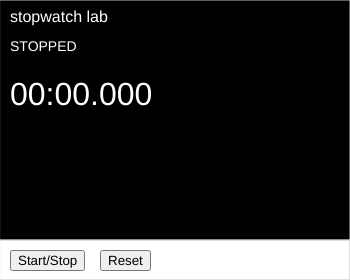
Frame 1 (no input)
Frame 60 (no input): identical to frame 1, image omitted
Frame 120 (the mouse pressed at the canvas centre since frame 60): identical to frame 1, image omitted

The p5.js sketch that drew this single still picture (run headless with seeded random() and noise() and a simulated clock; from frame 60 on, the mouse is pressed at the canvas centre):

// p5.js sketch
// ── sketch.js
// Stopwatch simulation using p5.js
let canvasWidth = 350;
let drawHeight = 240;
let controlHeight = 40;
let canvasHeight = drawHeight + controlHeight;
let defaultTextSize = 24;
let timeTextSize = 36;
let margin = 50;

// Stopwatch state
let isRunning = false;
let startTime = 0;
let elapsedTime = 0;
let lastTime = 0;

// Button states
let startStopButton;
let resetButton;
let lastButtonPress = 0;
const DEBOUNCE_TIME = 250;

function setup() {
  const canvas = createCanvas(canvasWidth, canvasHeight);
  var mainElement = document.querySelector('main');
  canvas.parent(mainElement);

  // Create start/stop button
  startStopButton = createButton("Start/Stop");
  startStopButton.position(10, drawHeight + 10);
  startStopButton.mousePressed(handleStartStop);

  // Create reset button
  resetButton = createButton("Reset");
  resetButton.position(100, drawHeight + 10);
  resetButton.mousePressed(handleReset);
}

function draw() {
  // Draw OLED display background (black)
  fill(0);
  stroke('silver');
  rect(0, 0, canvasWidth, drawHeight);

  // Controls region background
  fill('white');
  rect(0, drawHeight, canvasWidth, controlHeight);

  // Draw OLED display content
  drawOLEDContent();

  // Update elapsed time if running
  if (isRunning) {
    elapsedTime = lastTime + (millis() - startTime);
  }
}

function drawOLEDContent() {
  // Display title
  fill(255); // White text
  noStroke();
  textSize(16);
  textAlign(LEFT, TOP);
  text("stopwatch lab", 10, 10);

  // Display state
  textSize(14);
  text(isRunning ? "RUNNING" : "STOPPED", 10, 40);

  // Display time
  textSize(32);
  text(formatTime(elapsedTime), 10, 80);
}

function formatTime(ms) {
  let totalSeconds = floor(ms / 1000);
  let minutes = floor(totalSeconds / 60);
  let seconds = totalSeconds % 60;
  let milliseconds = floor((ms % 1000));
  
  return `${nf(minutes, 2)}:${nf(seconds, 2)}.${nf(milliseconds, 3)}`;
}

function handleStartStop() {
  let currentTime = millis();
  if (currentTime - lastButtonPress < DEBOUNCE_TIME) return;
  lastButtonPress = currentTime;

  if (!isRunning) {
    // Start the stopwatch
    startTime = millis();
    isRunning = true;
  } else {
    // Stop the stopwatch
    lastTime = elapsedTime;
    isRunning = false;
  }
}

function handleReset() {
  let currentTime = millis();
  if (currentTime - lastButtonPress < DEBOUNCE_TIME) return;
  lastButtonPress = currentTime;

  // Reset the stopwatch
  isRunning = false;
  startTime = 0;
  elapsedTime = 0;
  lastTime = 0;
}
